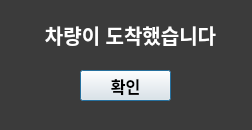
<?xml version="1.0" encoding="UTF-8"?>
<ui version="4.0">
 <class>Dialog</class>
 <widget class="QDialog" name="Dialog">
  <property name="geometry">
   <rect>
    <x>0</x>
    <y>0</y>
    <width>252</width>
    <height>130</height>
   </rect>
  </property>
  <property name="windowTitle">
   <string>Dialog</string>
  </property>
  <widget class="QLabel" name="car_bg">
   <property name="geometry">
    <rect>
     <x>0</x>
     <y>0</y>
     <width>301</width>
     <height>151</height>
    </rect>
   </property>
   <property name="styleSheet">
    <string notr="true">background-color: rgb(59, 59, 59);</string>
   </property>
   <property name="text">
    <string/>
   </property>
   <property name="alignment">
    <set>Qt::AlignCenter</set>
   </property>
  </widget>
  <widget class="QLabel" name="label">
   <property name="geometry">
    <rect>
     <x>20</x>
     <y>20</y>
     <width>221</width>
     <height>30</height>
    </rect>
   </property>
   <property name="styleSheet">
    <string notr="true">font: bold 20px;
color: white;</string>
   </property>
   <property name="text">
    <string>차량이 도착했습니다</string>
   </property>
   <property name="alignment">
    <set>Qt::AlignCenter</set>
   </property>
  </widget>
  <widget class="QPushButton" name="btn_ok">
   <property name="geometry">
    <rect>
     <x>80</x>
     <y>70</y>
     <width>91</width>
     <height>31</height>
    </rect>
   </property>
   <property name="styleSheet">
    <string notr="true">font: bold 16px;
color: black;</string>
   </property>
   <property name="text">
    <string>확인</string>
   </property>
  </widget>
 </widget>
 <resources/>
 <connections/>
</ui>
